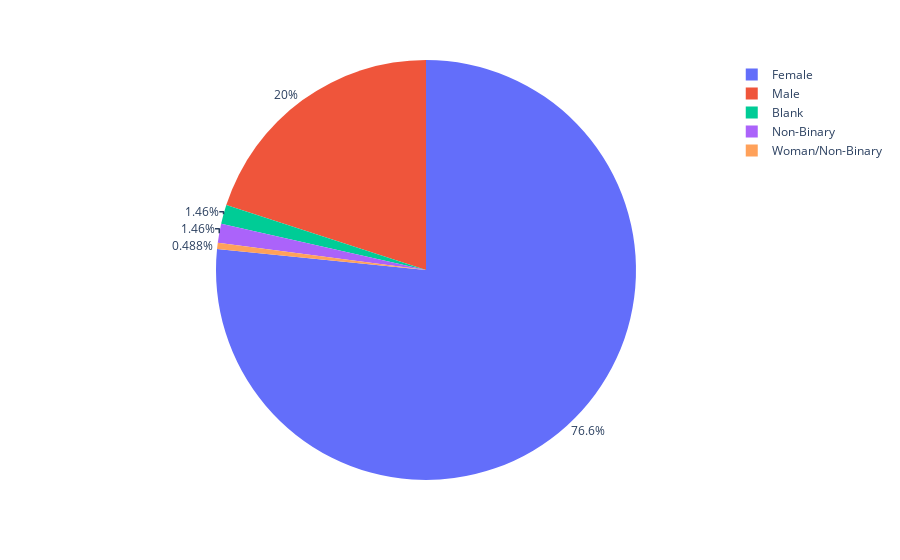

Notebook source saved alongside this figure:
### Code cell
names=["Female", "Male", "Blank", "Non-Binary", "Woman/Non-Binary"]
for template in ["plotly_dark"]:
    fig = px.pie(dei, values=dei["What is your gender?"].value_counts(), names=names)
    fig.update_traces(textposition='outside')
    fig.update_layout(uniformtext_minsize=12, uniformtext_mode='hide')
    fig.show()

### Figure 1 — Plotly figure (JSON) as saved in the notebook; plotly's stock layout.template omitted (floating-point values rounded to 4 significant figures)
{"data": [{"domain": {"x": [0, 1], "y": [0, 1]}, "hovertemplate": "label=%{label}<br>value=%{value}<extra></extra>", "labels": ["Female", "Male", "Blank", "Non-Binary", "Woman/Non-Binary"], "legendgroup": "", "name": "", "showlegend": true, "textposition": "outside", "type": "pie", "values": [157, 41, 3, 3, 1]}], "layout": {"legend": {"tracegroupgap": 0}, "margin": {"t": 60}, "uniformtext": {"minsize": 12, "mode": "hide"}}}
